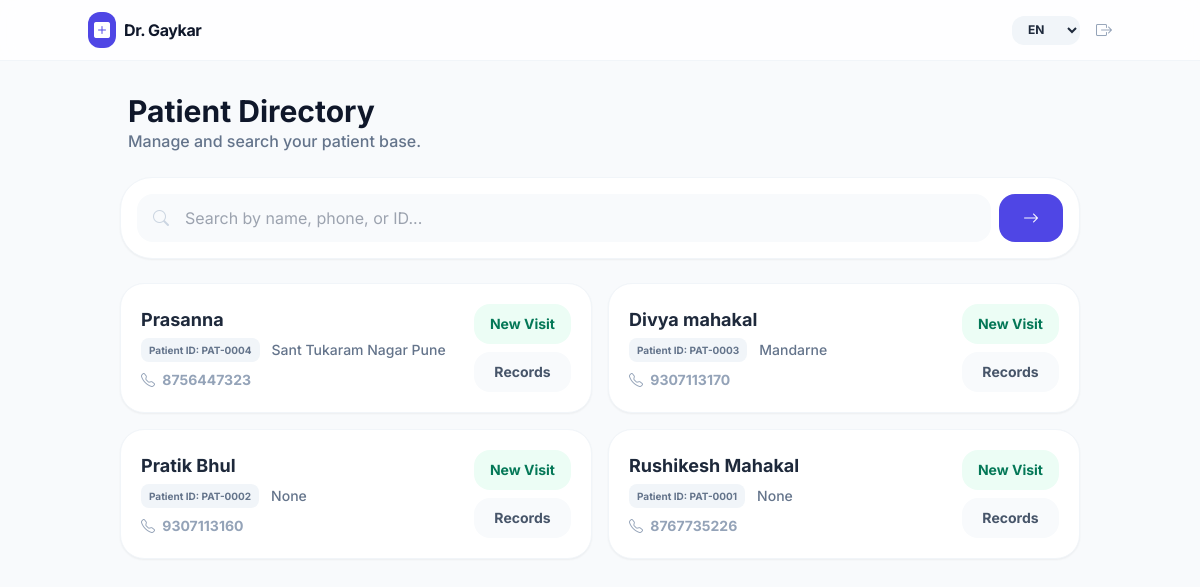
Screenshot of /patients/ (signed in) with the database file from the repository.
### patients/models.py (models this page shows, shortened)
class Patient(models.Model):
    GENDER_CHOICES = (
        ('M', _('Male')),
        ('F', _('Female')),
        ('O', _('Other')),
    )
    uuid = models.UUIDField(default=uuid.uuid4, editable=False, unique=True, db_index=True)
    patient_id = models.CharField(_("Patient ID"), max_length=20, unique=True, editable=False, db_index=True)
    name = models.CharField(_("Name"), max_length=255, db_index=True)
    phone = models.CharField(_("Phone"), max_length=15, blank=True, null=True, db_index=True)
    age = models.IntegerField(_("Age"))
    gender = models.CharField(_("Gender"), max_length=1, choices=GENDER_CHOICES)
    village = models.CharField(_("Village/Area"), max_length=100, blank=True, null=True, db_index=True)
    blood_group = models.CharField(_("Blood Group"), max_length=5, blank=True, null=True)
    registered_on = models.DateTimeField(auto_now_add=True)

### patients/views.py (the view)
# urls.py: path('', views.patient_list, name='patient_list'),
@login_required
def patient_list(request):
    query = request.GET.get('q')
    if query:
        patients = Patient.objects.filter(
            Q(patient_id__icontains=query) |
            Q(name__icontains=query) |
            Q(phone__icontains=query) |
            Q(village__icontains=query)
        )
    else:
        patients = Patient.objects.all().order_by('-registered_on')
    return render(request, 'patients/patient_list.html', {'patients': patients, 'query': query})

### templates/patients/patient_list.html (shortened to what this page needs)
{% extends 'base.html' %}
{% load i18n %}
{% block content %}
<div class="space-y-6">
    <div class="px-2">
        <h1 class="text-3xl font-bold text-slate-900">{% trans "Patient Directory" %}</h1>
        <p class="text-slate-500 font-medium">{% trans "Manage and search your patient base." %}</p>
    </div>
    <div class="bg-white p-4 rounded-[2rem] border border-slate-100 shadow-sm sticky top-20 z-40">
        <form method="get" class="flex gap-2">
            <div class="relative flex-1">
                <i class="bi bi-search absolute left-4 top-1/2 -translate-y-1/2 text-slate-300"></i>
                <input type="text" name="q" value="{{ query|default:'' }}"
                       placeholder="{% trans 'Search by name, phone, or ID...' %}"
                       class="w-full bg-slate-50 border-none rounded-2xl py-3 pl-12 pr-4 focus:ring-2 focus:ring-indigo-100">
            </div>
            <button type="submit" class="bg-indigo-600 text-white px-6 rounded-2xl font-bold hover:bg-indigo-700 transition-colors">
                <i class="bi bi-arrow-right"></i>
            </button>
        </form>
    </div>
    <div class="grid grid-cols-1 md:grid-cols-2 gap-4">
        {% for patient in patients %}
            {% include 'components/patient_card.html' with patient=patient %}
        {% endfor %}
    </div>
</div>
{% endblock %}

### templates/components/patient_card.html
{% load i18n %}
<div class="bg-white p-5 rounded-3xl shadow-sm border border-slate-100 flex justify-between items-center hover:shadow-md transition-all">
    <div class="space-y-1">
        <h3 class="font-bold text-slate-800 text-lg">{{ patient.name }}</h3>
        <div class="flex items-center gap-3 text-sm text-slate-500 font-medium">
            <span class="bg-slate-100 px-2 py-0.5 rounded-lg text-[10px] font-bold">{% trans "Patient ID" %}: {{ patient.patient_id }}</span>
            <span>{{ patient.village }}</span>
        </div>
        <p class="text-sm text-slate-400 font-bold pt-1"><i class="bi bi-telephone mr-1"></i> {{ patient.phone }}</p>
    </div>
    <div class="flex flex-col gap-2 shrink-0">
        {% if user.role == 'doctor' %}
            <a href="{% url 'record_visit' patient.uuid %}" class="w-full text-center bg-emerald-50 text-emerald-700 px-4 py-2.5 rounded-2xl font-bold text-sm hover:bg-emerald-600 hover:text-white transition-all">
                {% trans "New Visit" %}
            </a>
            <a href="{% url 'patient_detail' patient.uuid %}" class="w-full text-center bg-slate-50 text-slate-600 px-4 py-2.5 rounded-2xl font-bold text-sm hover:bg-slate-200 transition-all">
                {% trans "Records" %}
            </a>
        {% else %}
            <a href="{% url 'record_visit' patient.uuid %}" class="w-full text-center bg-indigo-600 text-white px-6 py-4 rounded-2xl font-bold text-sm hover:bg-indigo-700 shadow-lg shadow-indigo-100 transition-all">
                {% trans "Add to Queue" %}
            </a>
        {% endif %}
    </div>
</div>

### templates/base.html (style rules this page uses)
body { font-family: 'Inter', sans-serif; -webkit-tap-highlight-color: transparent; }

### rows the page displays
Patient: name "Prasanna", patient_id "PAT-0004", village "Sant Tukaram Nagar Pune", phone "8756447323"
Patient: name "Divya mahakal", patient_id "PAT-0003", village "Mandarne", phone "9307113170"
Patient: name "Pratik Bhul", patient_id "PAT-0002", village "None", phone "9307113160"
Patient: name "Rushikesh Mahakal", patient_id "PAT-0001", village "None", phone "8767735226"
